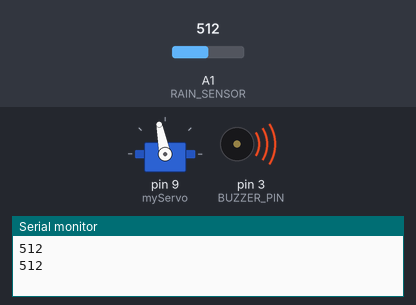
Recording of a sketch running on a simulated Arduino Uno, built with avr-gcc and run on an emulated ATmega328P. Shown: servo, buzzer (waves = sounding), the last lines printed to the serial monitor. The inputs (shaded band) are chosen by the test bench; at power-on: A1 (RAIN_SENSOR) = 512.

Above: at 1.8 s.
1.9 s: A1 (RAIN_SENSOR) set to 710
At 2.7 s:
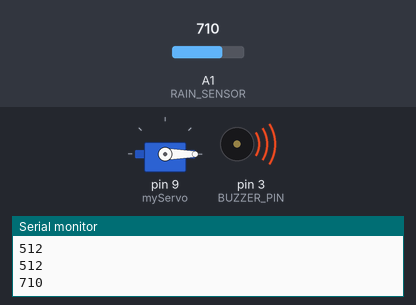
3.5 s: A1 (RAIN_SENSOR) set to 690
At 4.3 s:
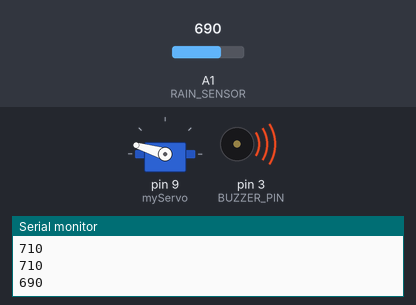
5.5 s: A1 (RAIN_SENSOR) set to 306
At 7.1 s:
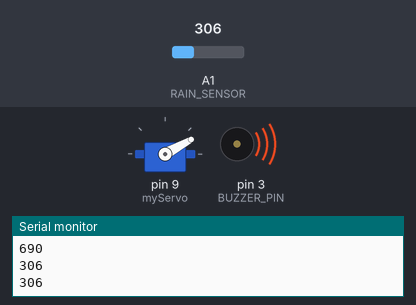
7.5 s: A1 (RAIN_SENSOR) set to 122
At 8.6 s:
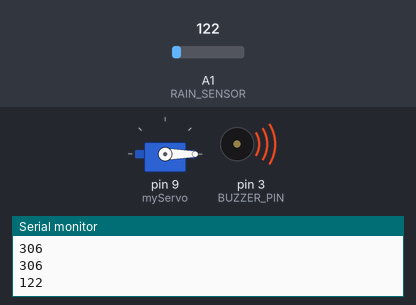
9.5 s: A1 (RAIN_SENSOR) set to 511
At 11.3 s:
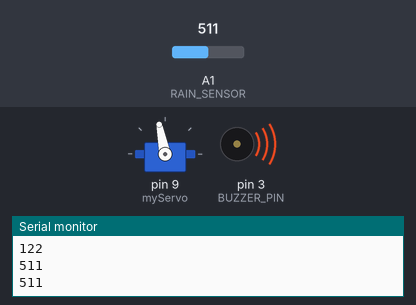
Timing chart, 0 to 12.5 s (numbered marks = the images above; inputs shaded):
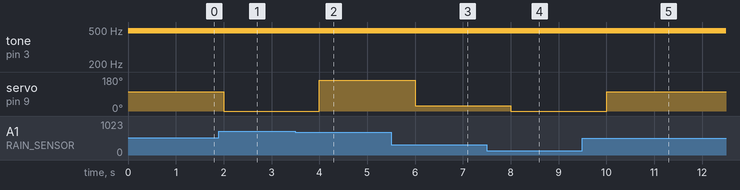

The sketch:

Arduino.ino
```cpp
#include <Servo.h>

#define BUZZER_PIN 3
#define RAIN_SENSOR A1

Servo myServo;

int rainThreshold = 700; // Threshold value for rain detection
int servoStartPosition = 0; // Initial position of the servo
int servoEndPosition = 280; // Final position of the servo

void setup()
{
  pinMode(BUZZER_PIN, OUTPUT);
  Serial.begin(9600);
  myServo.attach(9);
  myServo.write(servoStartPosition);
}

void loop()
{
  int sensorValue = analogRead(RAIN_SENSOR);
  Serial.println(sensorValue);

  if (sensorValue < rainThreshold)
  {
    analogWrite(BUZZER_PIN, 100);
    int motor = map(sensorValue, 220, 1023, servoStartPosition, servoEndPosition);
    myServo.write(motor);
  }
  else
  {
    analogWrite(BUZZER_PIN, 0);
    myServo.write(servoStartPosition);
  }

  delay(1000);
}
```

Measured:
- the behaviour switches between 700 and 699 on A1 (RAIN_SENSOR) (found by bisection; images 1 and 2)
- after the input at 1.9 s, servo on pin 9 (myServo): 101° → 0° after 0.10 s
- after the input at 3.5 s, servo on pin 9 (myServo): 0° → 163° after 0.50 s
- after the input at 5.5 s, servo on pin 9 (myServo): 163° → 29° after 0.50 s
- after the input at 7.5 s, servo on pin 9 (myServo): 29° → 0° after 0.50 s
- after the input at 9.5 s, servo on pin 9 (myServo): 0° → 101° after 0.50 s
